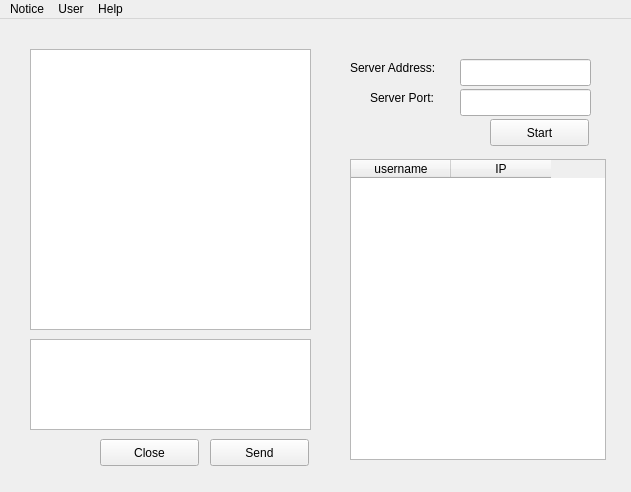
<?xml version="1.0" encoding="UTF-8"?>
<ui version="4.0">
 <class>MyQQServer</class>
 <widget class="QMainWindow" name="MyQQServer">
  <property name="geometry">
   <rect>
    <x>0</x>
    <y>0</y>
    <width>631</width>
    <height>492</height>
   </rect>
  </property>
  <property name="windowTitle">
   <string>MyQQ Server</string>
  </property>
  <widget class="QWidget" name="centralWidget">
   <widget class="QLabel" name="label">
    <property name="geometry">
     <rect>
      <x>350</x>
      <y>40</y>
      <width>111</width>
      <height>17</height>
     </rect>
    </property>
    <property name="text">
     <string>Server Address:</string>
    </property>
   </widget>
   <widget class="QLabel" name="label_2">
    <property name="geometry">
     <rect>
      <x>370</x>
      <y>70</y>
      <width>81</width>
      <height>17</height>
     </rect>
    </property>
    <property name="text">
     <string>Server Port:</string>
    </property>
   </widget>
   <widget class="QLineEdit" name="m_textServerIP">
    <property name="geometry">
     <rect>
      <x>460</x>
      <y>40</y>
      <width>131</width>
      <height>27</height>
     </rect>
    </property>
   </widget>
   <widget class="QLineEdit" name="m_textServerPort">
    <property name="geometry">
     <rect>
      <x>460</x>
      <y>70</y>
      <width>131</width>
      <height>27</height>
     </rect>
    </property>
   </widget>
   <widget class="QPushButton" name="m_btnChatStart">
    <property name="geometry">
     <rect>
      <x>490</x>
      <y>100</y>
      <width>99</width>
      <height>27</height>
     </rect>
    </property>
    <property name="text">
     <string>Start</string>
    </property>
   </widget>
   <widget class="QTextEdit" name="m_textChatConments">
    <property name="geometry">
     <rect>
      <x>30</x>
      <y>30</y>
      <width>281</width>
      <height>281</height>
     </rect>
    </property>
   </widget>
   <widget class="QTableWidget" name="m_tabUserOnline">
    <property name="geometry">
     <rect>
      <x>350</x>
      <y>140</y>
      <width>256</width>
      <height>301</height>
     </rect>
    </property>
    <column>
     <property name="text">
      <string>username</string>
     </property>
    </column>
    <column>
     <property name="text">
      <string>IP</string>
     </property>
    </column>
   </widget>
   <widget class="QTextEdit" name="m_textSend">
    <property name="geometry">
     <rect>
      <x>30</x>
      <y>320</y>
      <width>281</width>
      <height>91</height>
     </rect>
    </property>
   </widget>
   <widget class="QPushButton" name="m_btnChatClose">
    <property name="geometry">
     <rect>
      <x>100</x>
      <y>420</y>
      <width>99</width>
      <height>27</height>
     </rect>
    </property>
    <property name="text">
     <string>Close</string>
    </property>
   </widget>
   <widget class="QPushButton" name="m_btnChatSend">
    <property name="geometry">
     <rect>
      <x>210</x>
      <y>420</y>
      <width>99</width>
      <height>27</height>
     </rect>
    </property>
    <property name="text">
     <string>Send</string>
    </property>
   </widget>
  </widget>
  <widget class="QMenuBar" name="menuBar">
   <property name="geometry">
    <rect>
     <x>0</x>
     <y>0</y>
     <width>631</width>
     <height>25</height>
    </rect>
   </property>
   <widget class="QMenu" name="menuNotice">
    <property name="title">
     <string>Notice</string>
    </property>
   </widget>
   <widget class="QMenu" name="menuUser">
    <property name="title">
     <string>User</string>
    </property>
   </widget>
   <widget class="QMenu" name="menuHelp">
    <property name="title">
     <string>Help</string>
    </property>
   </widget>
   <addaction name="menuNotice"/>
   <addaction name="menuUser"/>
   <addaction name="menuHelp"/>
  </widget>
 </widget>
 <layoutdefault spacing="6" margin="11"/>
 <resources/>
 <connections/>
</ui>
